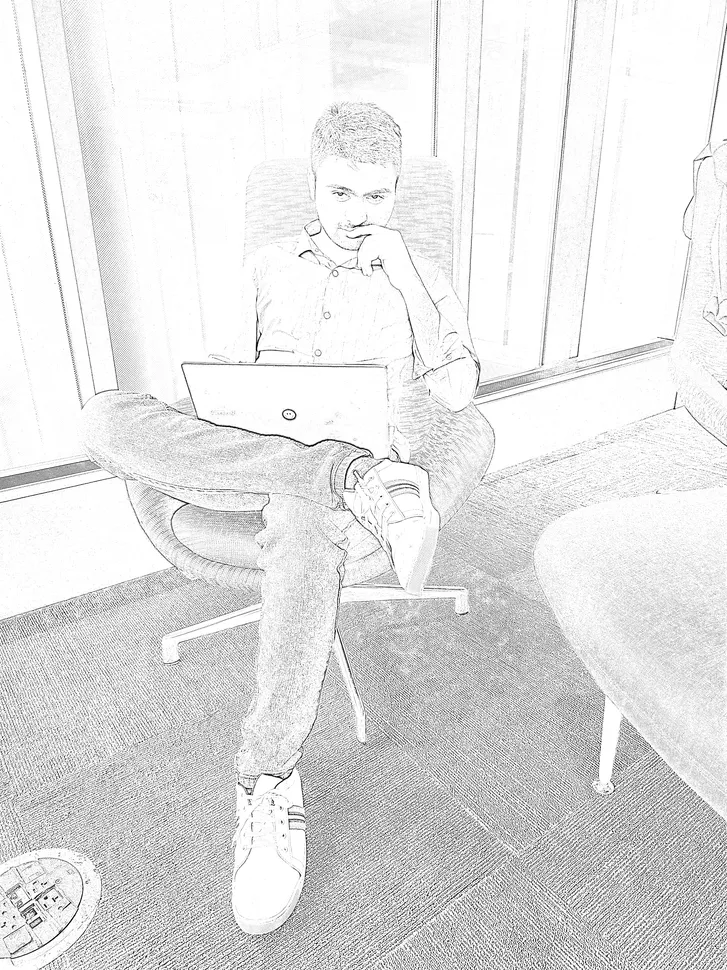
#> input picture my_sketch.webp, 727 x 970 px, shrunk from 3000 x 4000 before the run
$ python -i app.py   (imports and definitions only)
#> lines starting #> are read from the running program, lines starting #| are printed output that depends on the picture
#> further down, picture is the input picture: shape (970, 727, 3); mean R, G, B 227, 226.9, 227
import gradio as gr
import numpy as np
import cv2
import os
from PIL import Image, ImageEnhance

def convert_to_sketch(img, kernel_size=21, contrast=1.5, brightness=1.1):
    """
    Converts an image to sketch using OpenCV with adjustable parameters
    Args:
        img: Input PIL Image
        kernel_size: Controls line thickness (must be odd)
        contrast: Enhances line darkness (>1 = darker)
        brightness: Adjusts overall lightness (>1 = brighter)
    Returns:
        PIL Image of the sketch
    """
#> called with kernel_size = 21, contrast = 1.5, brightness = 1.1
    # Convert PIL Image to OpenCV format (numpy array)
    img_cv = np.array(img)

    # Convert to grayscale
    gray = cv2.cvtColor(img_cv, cv2.COLOR_RGB2GRAY)

    # Invert colors
    inverted = 255 - gray
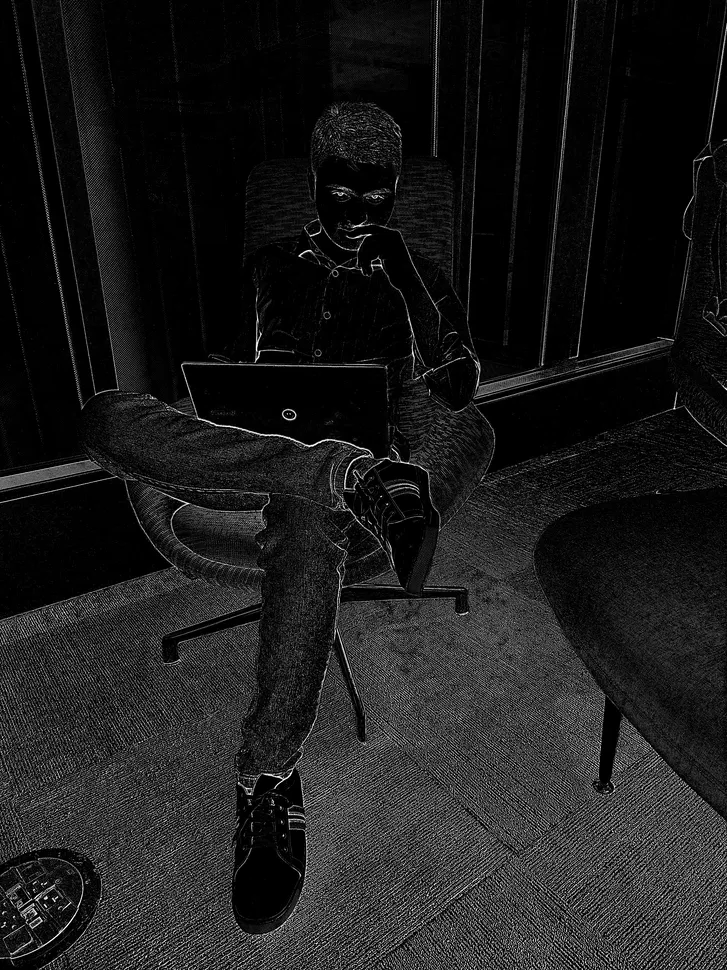
#> inverted: shape (970, 727); min 0, max 255, mean 28.1

    # Apply Gaussian blur - kernel size affects line thickness
    if kernel_size % 2 == 0:  # Ensure odd number
        kernel_size += 1
    blurred = cv2.GaussianBlur(inverted, (kernel_size, kernel_size), 0)
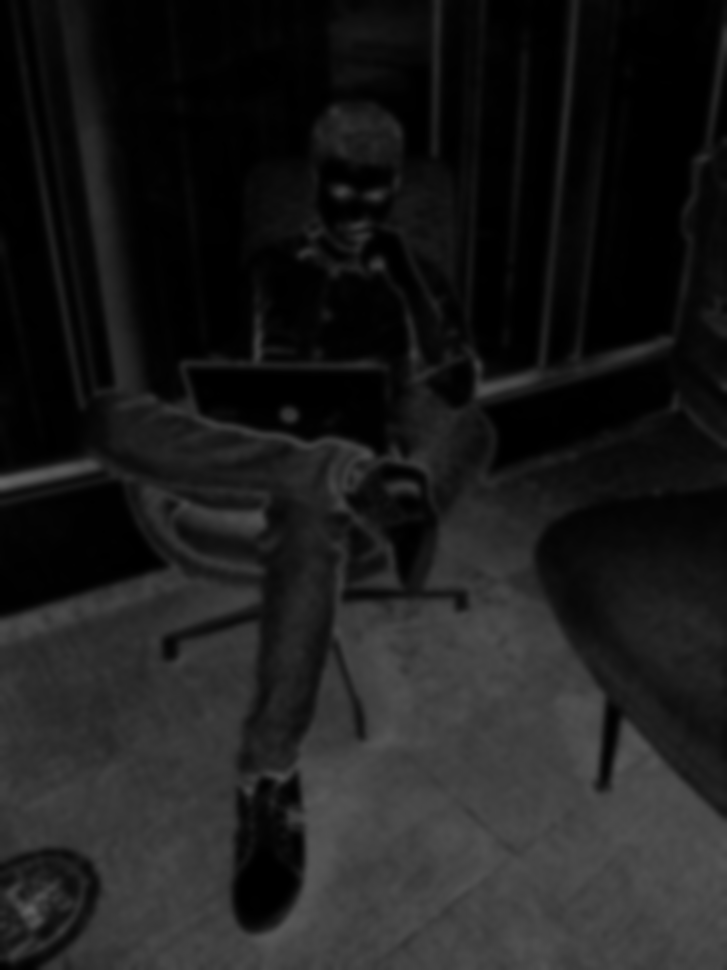
#> blurred: shape (970, 727); min 0, max 100, mean 28

    # Create pencil sketch effect
    sketch = cv2.divide(gray, 255 - blurred, scale=256)
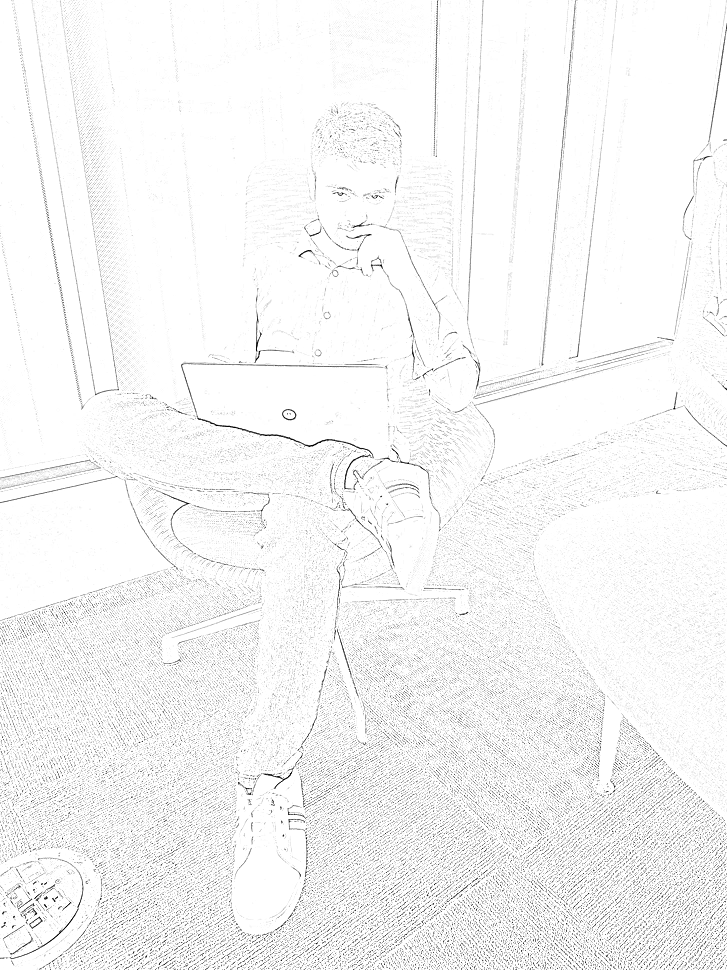
#> sketch: shape (970, 727); min 0, max 255, mean 245.1

    # Convert back to PIL Image
    sketch_pil = Image.fromarray(sketch)

    # Enhance contrast and brightness
    enhancer = ImageEnhance.Contrast(sketch_pil)
    sketch_pil = enhancer.enhance(contrast)

    enhancer = ImageEnhance.Brightness(sketch_pil)
    sketch_pil = enhancer.enhance(brightness)

    return sketch_pil
# Create a directory for example images if it doesn't exist
# [1 line not run here, left out]

# Sample image paths (relative to app directory)
EXAMPLE_IMAGES = [
    "examples/sample1.jpg",
    "examples/sample2.jpg"
]
# Gradio Interface
# [61 lines not run here, left out]

>>> import cv2
>>> picture = cv2.cvtColor(cv2.imread('my_sketch.webp'), cv2.COLOR_BGR2RGB)
>>> result = convert_to_sketch(picture)
